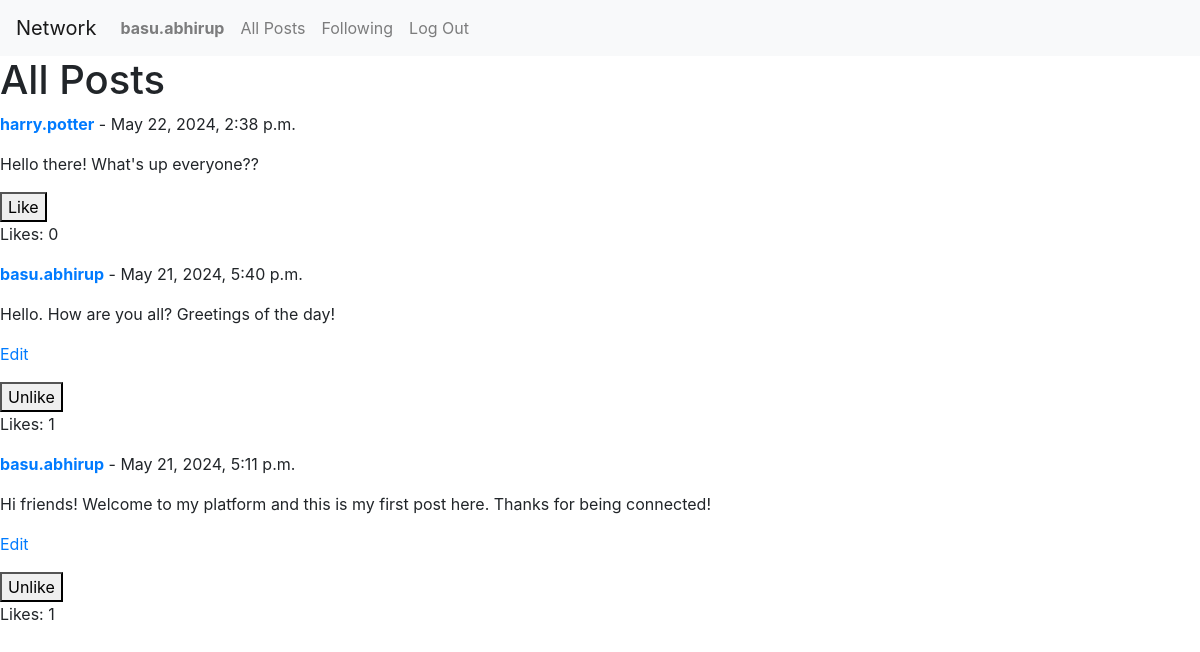
Screenshot of /posts (signed in) with the database file from the repository.
### network/models.py (models this page shows, shortened)
class User(AbstractUser):
    pass

class Post(models.Model):
  user = models.ForeignKey(User, on_delete=models.CASCADE)
  content = models.TextField()
  timestamp = models.DateTimeField(auto_now_add=True)
  likes = models.PositiveIntegerField(default=0)

### network/views.py (the view)
# urls.py: path("posts", views.posts, name="posts"),
@csrf_exempt
def posts(request):
  if request.method == 'POST':
    if not request.user.is_authenticated:
      return JsonResponse({'error': 'Authentication required'}, status=401)
    try:
      data = json.loads(request.body)
      content = data.get('content')
      print(content)
    except Exception as e:
      return JsonResponse({'error': 'Invalid data format'}, status=400)
    if not content:
      return JsonResponse({'error': 'Content cannot be empty'}, status=400)
    user = get_user_model().objects.get(username=request.user.username)
    new_post = Post.objects.create(user=user, content=content)
    return JsonResponse({'message': 'Post created successfully', 'id': new_post.id}, status=201)
  elif request.method == 'GET':
    all_posts = Post.objects.all().prefetch_related('liked_by').order_by('-timestamp')
    posts = []
    for post in all_posts:
      already_liked = post.liked_by.filter(user=request.user).exists()
      posts.append({
        'post': post,
        'already_liked': already_liked,
        })
    return render(request, 'network/all_posts.html', {
        'posts': posts
    })
  else:
    return JsonResponse({'error': 'Method not allowed'}, status=405)

### network/templates/network/all_posts.html
{% extends "network/layout.html" %}
{% block body %}
    <h1>All Posts</h1>
    {% for post in posts %}
    <div class="post">
        <p><a href="{% url 'profile' post.post.user.username %}"><b>{{ post.post.user.username }}</b></a> - {{ post.post.timestamp }}</p>
        <p>{{ post.post.content }}</p>
        {% if user.is_authenticated %}
            {% if post.post.user == user %}
                <p><a href="#">Edit</a></p>
            {% endif %}
            <button class="like-button" data-post-id="{{ post.post.id }}" onclick="handleLiking(event)">
                {% if post.already_liked == True %}
                    Unlike
                {% else %}
                    Like
                {% endif %}
            </button>
        {% endif %}
        <p id="like-count-{{ post.post.id }}">Likes: {{ post.post.likes }}</p>
        </div>
    {% endfor %}
{% endblock %}

### network/templates/network/layout.html (shortened to what this page needs)
{% load static %}
<!DOCTYPE html>
<html lang="en">
    <head>
        <link rel="stylesheet" href="https://stackpath.bootstrapcdn.com/bootstrap/4.4.1/css/bootstrap.min.css">
        <link href="{% static 'network/styles.css' %}" rel="stylesheet">
    </head>
    <body>
        <nav class="navbar navbar-expand-lg navbar-light bg-light">
            <a class="navbar-brand" href="{% url 'index' %}">Network</a>
            <div>
              <ul class="navbar-nav mr-auto">
                {% if user.is_authenticated %}
                    <li class="nav-item">
                        <a class="nav-link" href="{% url 'profile' user.username %}"><strong>{{ user.username }}</strong></a>
                    </li>
                {% endif %}
                <li class="nav-item">
                  <a class="nav-link" href="{% url 'posts' %}">All Posts</a>
                </li>
                {% if user.is_authenticated %}
                    <li class="nav-item">
                        <a class="nav-link" href="{% url 'following_posts' %}">Following</a>
                    </li>
                    <li class="nav-item">
                        <a class="nav-link" href="{% url 'logout' %}">Log Out</a>
                    </li>
                {% endif %}
              </ul>
            </div>
          </nav>
        <div class="body">
            {% block body %}
            {% endblock %}
        </div>
    </body>
</html>

### rows the page displays
User: username "basu.abhirup"
Post: post.user.username "harry.potter", post.timestamp "May 22, 2024, 2:38 p.m.", post.content "Hello there! What's up everyone??", shows "Like", post.likes "0"
Post: post.user.username "basu.abhirup", post.timestamp "May 21, 2024, 5:40 p.m.", post.content "Hello. How are you all? Greetings of the day!", shows "Edit", shows "Unlike", post.likes "1"
Post: post.user.username "basu.abhirup", post.timestamp "May 21, 2024, 5:11 p.m.", post.content "Hi friends! Welcome to my platform and this is my first post here. Thanks for being connected!", shows "Edit", shows "Unlike", post.likes "1"
